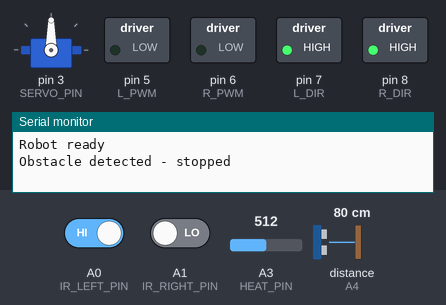
Simulated run of this sketch. Board: Arduino Uno, built with avr-gcc and run on an emulated ATmega328P. On the bench: servo, switched loads named in the sketch (green lamp = pin HIGH), the last lines printed to the serial monitor. Wiring (inferred from the names in the program): ultrasonic range finder: trigger A5; echo A4. Dashed ring = blinking. The inputs (shaded band) are chosen by the test bench; at power-on: A1 (IR_RIGHT_PIN) LOW, distance to the obstacle (sensor on A4) 80 cm, A3 (HEAT_PIN) = 512, A0 (IR_LEFT_PIN) HIGH. The echo pulse lasts 58.3 µs per cm; pins used as bus, display or sensor lines are not drawn.

Above: at 1.7 s.
1.8 s: A1 (IR_RIGHT_PIN) driven HIGH
At 3.6 s:
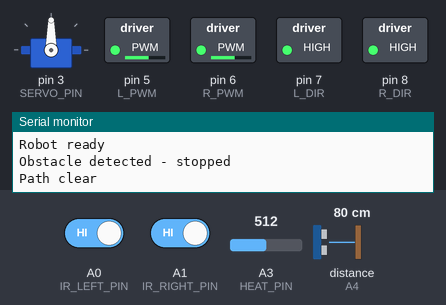
3.9 s: distance to the obstacle (sensor on A4) set to 28 cm
5.4 s: distance to the obstacle (sensor on A4) set to 24 cm
At 7.0 s:
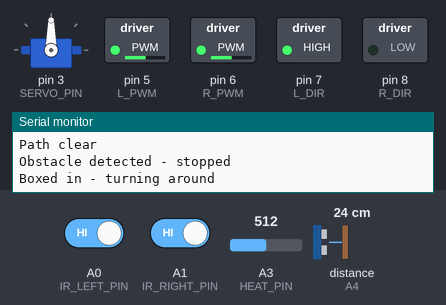
10.4 s: A3 (HEAT_PIN) set to 409
24.3 s: A3 (HEAT_PIN) set to 385
At 26.0 s:
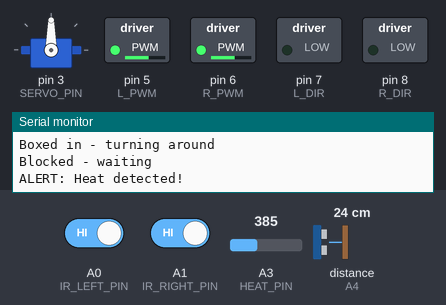
28.2 s: A3 (HEAT_PIN) set to 410
At 30.11 s:
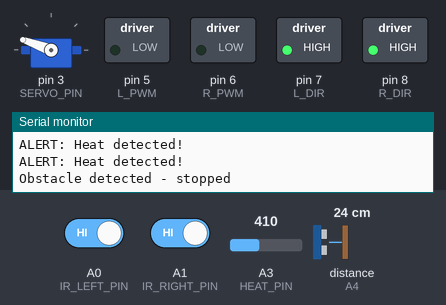
Timing chart, 0 to 32.7 s (numbered marks = the images above; inputs shaded):
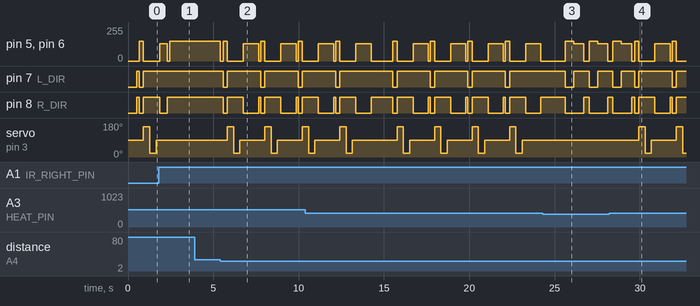

The sketch:

servo.h.ino
```cpp
#include <Servo.h>

// ================= PIN CONFIG =================
const int L_PWM = 5;
const int L_DIR = 7;
const int R_PWM = 6;
const int R_DIR = 8;

const int TRIG_PIN = A5;
const int ECHO_PIN = A4;
const int SERVO_PIN = 3;

const int IR_LEFT_PIN  = A0;
const int IR_RIGHT_PIN = A1;

const int  HEAT_PIN = A3;
const int  HEAT_THRESHOLD = 400;
const bool HEAT_ACTIVE_LOW = true;

// ================= SETTINGS =================
const int SPEED        = 150;
const int TURN_SPEED   = 130;
const int OBSTACLE_CM  = 25;   // stop closer than this (raised a bit for braking distance)
const int SERVO_CENTER = 90;
const int SERVO_LEFT   = 160;
const int SERVO_RIGHT  = 20;
const int MAX_AVOID_TRIES = 4;

Servo scanServo;

// ================= MOTOR HELPERS =================
void setMotors(int leftSpeed, int rightSpeed) {
  digitalWrite(L_DIR, leftSpeed  >= 0 ? HIGH : LOW);
  digitalWrite(R_DIR, rightSpeed >= 0 ? HIGH : LOW);
  analogWrite(L_PWM, abs(leftSpeed));
  analogWrite(R_PWM, abs(rightSpeed));
}

void forward()   { setMotors(SPEED, SPEED); }
void backward()  { setMotors(-SPEED, -SPEED); }
void turnLeft()  { setMotors(-TURN_SPEED, TURN_SPEED); }
void turnRight() { setMotors(TURN_SPEED, -TURN_SPEED); }
void stopCar()   { setMotors(0, 0); }

// ================= SENSORS =================
long readDistanceOnce() {
  digitalWrite(TRIG_PIN, LOW);
  delayMicroseconds(2);
  digitalWrite(TRIG_PIN, HIGH);
  delayMicroseconds(10);
  digitalWrite(TRIG_PIN, LOW);

  long duration = pulseIn(ECHO_PIN, HIGH, 25000);
  if (duration == 0) return 400;           // no echo = nothing in range
  return (long)(duration * 0.0343 / 2);
}

// Median of 3 readings: filters random noise and missed echoes
long readDistanceCm() {
  long a = readDistanceOnce();
  delay(5);
  long b = readDistanceOnce();
  delay(5);
  long c = readDistanceOnce();

  if (a > b) { long t = a; a = b; b = t; }
  if (b > c) { long t = b; b = c; c = t; }
  if (a > b) { long t = a; a = b; b = t; }
  return b;
}

long distanceAt(int angle) {
  scanServo.write(angle);
  delay(350);
  return readDistanceCm();
}

bool irLeftDetected()  { return digitalRead(IR_LEFT_PIN)  == LOW; }
bool irRightDetected() { return digitalRead(IR_RIGHT_PIN) == LOW; }

bool heatDetected() {
  int v = analogRead(HEAT_PIN);
  return HEAT_ACTIVE_LOW ? (v < HEAT_THRESHOLD) : (v > HEAT_THRESHOLD);
}

// True if ANY sensor sees something in front
bool obstacleDetected() {
  if (irLeftDetected() || irRightDetected()) return true;
  long d = readDistanceCm();
  return (d > 0 && d < OBSTACLE_CM);
}

// ================= BEHAVIORS =================
void avoidHeat() {
  stopCar();
  Serial.println("ALERT: Heat detected!");
  delay(300);
  backward();
  delay(500);
  turnRight();
  delay(600);
  stopCar();
}

void avoidObstacle() {
  stopCar();                                  // STOP FIRST
  Serial.println("Obstacle detected - stopped");
  delay(150);

  for (int attempt = 0; attempt < MAX_AVOID_TRIES; attempt++) {
    // Back away a little
    backward();
    delay(250);
    stopCar();

    // Scan both sides
    long leftDist  = distanceAt(SERVO_LEFT);
    long rightDist = distanceAt(SERVO_RIGHT);
    scanServo.write(SERVO_CENTER);
    delay(200);

    // Both sides blocked -> turn around
    if (leftDist < OBSTACLE_CM && rightDist < OBSTACLE_CM) {
      Serial.println("Boxed in - turning around");
      turnRight();
      delay(900);
      stopCar();
    } else if (leftDist > rightDist) {
      turnLeft();
      delay(450);
      stopCar();
    } else {
      turnRight();
      delay(450);
      stopCar();
    }

    delay(100);

    // Only continue if the way ahead is actually clear
    if (!obstacleDetected()) {
      Serial.println("Path clear");
      return;
    }
  }

  // Still blocked after all tries: stay stopped and report
  stopCar();
  Serial.println("Blocked - waiting");
  delay(1000);
}

// ================= SETUP / LOOP =================
void setup() {
  Serial.begin(9600);

  pinMode(L_PWM, OUTPUT);
  pinMode(L_DIR, OUTPUT);
  pinMode(R_PWM, OUTPUT);
  pinMode(R_DIR, OUTPUT);

  pinMode(TRIG_PIN, OUTPUT);
  pinMode(ECHO_PIN, INPUT);

  pinMode(IR_LEFT_PIN, INPUT);
  pinMode(IR_RIGHT_PIN, INPUT);
  pinMode(HEAT_PIN, INPUT);

  scanServo.attach(SERVO_PIN);
  scanServo.write(SERVO_CENTER);
  delay(500);

  Serial.println("Robot ready");
}

void loop() {
  // 1. Heat has top priority
  if (heatDetected()) {
    avoidHeat();
    return;
  }

  // 2. Any object (IR or ultrasonic): stop, then avoid
  if (obstacleDetected()) {
    avoidObstacle();
    return;
  }

  // 3. Path clear
  forward();
}
```

Measured:
- the behaviour switches between 26 and 25 cm on distance to the obstacle (sensor on A4) (found by bisection; images 1 and 2)
- the behaviour switches between 400 and 399 on A3 (HEAT_PIN) (found by bisection; images 2 and 3)
- after the input at 1.8 s, pin 7 (L_DIR): stays HIGH (without the input it goes to LOW after 0.60 s); pin 8 (R_DIR): goes on until 2.3 s, then stays HIGH; servo on pin 3 (SERVO_PIN): stays 90° (without the input it goes to 160° after 0.85 s)
- after the input at 3.9 s, every drawn part: stays the same
- after the input at 5.4 s, pin 5 (L_PWM), pin 6 (R_PWM): 150/255 → 0/255 at once, then repeats every 2.2 s: 150/255 0.25 s, 0/255 0.93 s, 130/255 0.90 s, 0/255 0.12 s
- after the input at 24.3 s, pin 7 (L_DIR): alternates HIGH for 0.90 s and LOW for 0.50 s, starting after 1.3 s; servo on pin 3 (SERVO_PIN): stays 90° (without the input it goes to 160° after 1.4 s)
- after the input at 28.2 s, servo on pin 3 (SERVO_PIN): 90° → 160° after 1.7 s, → 20° 0.37 s later, → 90° 0.37 s later, → 160° 1.5 s later, … (5 changes in this stretch)
